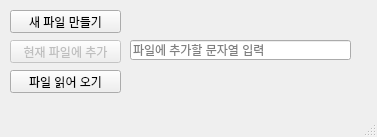
<?xml version="1.0" encoding="UTF-8"?>
<ui version="4.0">
 <class>MainWindow</class>
 <widget class="QMainWindow" name="MainWindow">
  <property name="geometry">
   <rect>
    <x>0</x>
    <y>0</y>
    <width>377</width>
    <height>137</height>
   </rect>
  </property>
  <property name="windowTitle">
   <string>MainWindow</string>
  </property>
  <widget class="QWidget" name="centralwidget">
   <widget class="QPushButton" name="btnNew">
    <property name="geometry">
     <rect>
      <x>10</x>
      <y>10</y>
      <width>111</width>
      <height>23</height>
     </rect>
    </property>
    <property name="text">
     <string>새 파일 만들기</string>
    </property>
   </widget>
   <widget class="QPushButton" name="btnAdd">
    <property name="enabled">
     <bool>false</bool>
    </property>
    <property name="geometry">
     <rect>
      <x>10</x>
      <y>40</y>
      <width>111</width>
      <height>23</height>
     </rect>
    </property>
    <property name="text">
     <string>현재 파일에 추가</string>
    </property>
   </widget>
   <widget class="QLineEdit" name="lineEdit">
    <property name="geometry">
     <rect>
      <x>130</x>
      <y>40</y>
      <width>221</width>
      <height>20</height>
     </rect>
    </property>
    <property name="placeholderText">
     <string>파일에 추가할 문자열 입력</string>
    </property>
   </widget>
   <widget class="QPushButton" name="btnRead">
    <property name="geometry">
     <rect>
      <x>10</x>
      <y>70</y>
      <width>111</width>
      <height>23</height>
     </rect>
    </property>
    <property name="text">
     <string>파일 읽어 오기</string>
    </property>
   </widget>
  </widget>
  <widget class="QMenuBar" name="menubar">
   <property name="geometry">
    <rect>
     <x>0</x>
     <y>0</y>
     <width>377</width>
     <height>20</height>
    </rect>
   </property>
  </widget>
  <widget class="QStatusBar" name="statusbar"/>
 </widget>
 <resources/>
 <connections/>
</ui>
